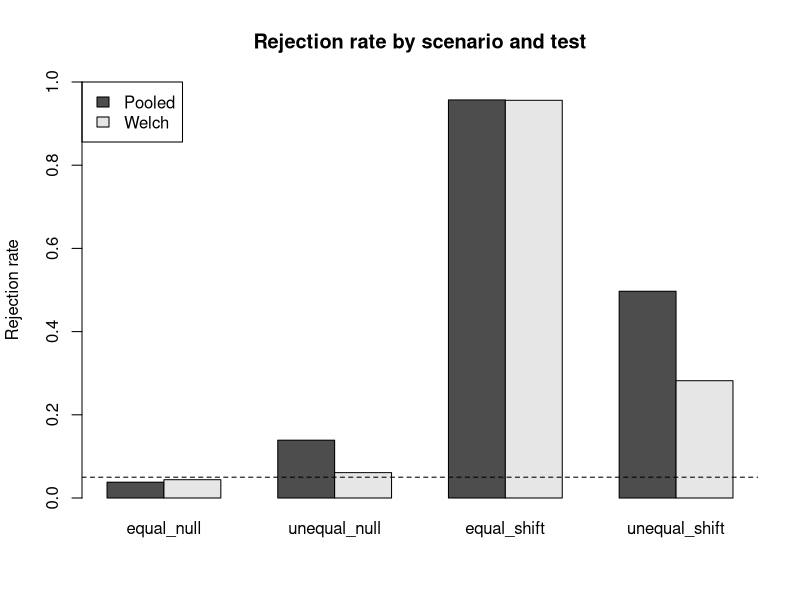

Reproduce this figure in R.
# Homework 2

library(dplyr); library(tidyr); library(tibble)
library(readr); library(stringr); library(forcats); library(purrr)


# Problem 1: Clean, validate, and summarize 

sales_raw <- tibble(
  sale_id = 1:8,
  customer_id = c("C1", "C2", "C1", "C3", "C2", "C4", "C5", "C2"),
  item_raw = c(" Pen", "PEN ", "Notebook", " pen ",
               "FOLDER", "Folder ", " ERASER ", "pen"),
  amount_raw = c("$10.00", "$20.00", NA, "$15.00",
                 "$30.00", "$25.00", NA, "$20.00"),
  discount_raw = c("0%", "10%", "5%", "0%", "20%", "10%", "0%", "0%"),
  code_raw = c("ST-101", "ON-102", "ST-103", "ON-104",
               "bad", "ST-106", "ON-107X", "on-108"),
  tags = c("gift;urgent", "online", "gift", "member",
           "online;member", "gift", "member", "gift;member")
)

#  Part A: Text and numerical transformations 


sales_clean <- sales_raw %>%
  mutate(
    item_clean    = str_to_lower(str_squish(item_raw)),
    amount        = parse_number(amount_raw),
    discount_rate = parse_number(discount_raw) / 100,
    net_amount    = amount * (1 - discount_rate),   # NA * anything = NA
    size = case_when(
      is.na(net_amount) ~ "unrecorded",
      net_amount >= 20  ~ "large",
      TRUE              ~ "small"
    )
  )

print(
  sales_clean %>%
    select(sale_id, item_clean, amount, discount_rate, net_amount, size)
)

#  Part B: Validate codes and split strings 


sales_codes <- sales_clean %>%
  mutate(
    code_clean = str_to_upper(str_trim(code_raw)),
    valid_code = str_detect(code_clean, "^(ST|ON)-[0-9]{3}$")
  )

invalid_codes <- sales_codes %>%
  filter(!valid_code) %>%
  select(sale_id, code_raw, code_clean)
print(invalid_codes)

valid_code_parts <- sales_codes %>%
  filter(valid_code) %>%
  separate_wider_delim(code_clean, delim = "-",
                       names = c("channel", "number"),
                       cols_remove = FALSE) %>%
  select(sale_id, code_clean, channel, number)
print(valid_code_parts)

sale_tags <- sales_clean %>%
  select(sale_id, tags) %>%
  separate_longer_delim(tags, delim = ";")
print(sale_tags)

# Part C: Grouped proportions and factor categories 


customer_summary <- sales_clean %>%
  summarise(
    sales_n     = n(),
    known_n     = sum(!is.na(net_amount)),
    large_n     = sum(net_amount >= 20, na.rm = TRUE),
    large_share = if_else(known_n == 0, NA_real_, large_n / known_n),
    .by = customer_id
  ) %>%
  arrange(customer_id)
print(customer_summary)



sales_factors <- sales_clean %>%
  mutate(
    item_factor = fct_infreq(factor(item_clean)),
    item_group  = fct_lump_n(factor(item_clean), n = 2, other_level = "Other")
  )

cat("\nitem_factor levels:", levels(sales_factors$item_factor), "\n")
print(count(sales_factors, item_factor))
cat("\nitem_group levels:", levels(sales_factors$item_group), "\n")
print(count(sales_factors, item_group))

# Problem 2: Missing Values and Joins 


reports_raw <- tibble(
  form = c("A", "A", "A", "B", "B", "B"),
  line = c(1, 2, 3, 1, 2, 3),
  customer_id = c("C1", NA, "C2", "C3", NA, "C4"),
  round = c(1, 3, 1, 1, 2, 1),
  primary_amount = c(10, -999, 20, NA, 0, 30),
  backup_amount = c(NA, 15, 25, NA, 99, NA)
)

customers <- tibble(
  customer_id = c("C1", "C2", "C3", "C5"),
  region = c("North", "South", NA, "West")
)

#  Part A: Clean and add missing reports 


reports_labeled <- reports_raw %>%
  arrange(form, line) %>%
  group_by(form) %>%
  fill(customer_id, .direction = "down") %>%
  ungroup()


reports_clean <- reports_labeled %>%
  mutate(
    primary_clean = na_if(primary_amount, -999),
    amount        = coalesce(primary_clean, backup_amount)
  )

print(
  reports_clean %>%
    select(form, line, customer_id, round, primary_amount, backup_amount, amount)
)

reports_for_complete <- reports_clean %>%
  select(customer_id, round, amount) %>%
  mutate(recorded_row = TRUE)

explicit_missing <- reports_for_complete %>% filter(is.na(amount))
implicit_missing <- expand_grid(
  customer_id = unique(reports_for_complete$customer_id),
  round = 1:3
) %>%
  anti_join(reports_for_complete, by = c("customer_id", "round"))

cat("\nExplicit missing amount (row exists, amount is NA):\n")
print(explicit_missing)
cat("\nImplicit missing rows (customer-round combination absent), first rows:\n")
print(head(implicit_missing, 3))

reports_complete <- reports_for_complete %>%
  complete(customer_id, round = 1:3, fill = list(recorded_row = FALSE))

cat("\nBefore completion: original rows =", nrow(reports_for_complete),
    "| missing amounts =", sum(is.na(reports_for_complete$amount)), "\n")
cat("After completion:  rows =", nrow(reports_complete),
    "| original rows =", sum(reports_complete$recorded_row),
    "| added rows =", sum(!reports_complete$recorded_row),
    "| missing amounts =", sum(is.na(reports_complete$amount)), "\n")
print(reports_complete)


#  Part B: Join and check

cat("\nDuplicate customer IDs in customers:",
    sum(duplicated(customers$customer_id)), "\n")
cat("Missing customer IDs in customers:",
    sum(is.na(customers$customer_id)), "\n")
dup_customer_round <- reports_clean %>%
  count(customer_id, round) %>%
  filter(n > 1)
cat("customer_id-round combinations appearing more than once in reports_clean:",
    nrow(dup_customer_round), "\n")
print(dup_customer_round)


customers_marked <- customers %>% mutate(customer_found = TRUE)

reports_joined <- reports_clean %>%
  left_join(customers_marked,
            by = join_by(customer_id),
            relationship = "many-to-one",
            na_matches = "never") %>%
  mutate(customer_found = coalesce(customer_found, FALSE))  

print(
  reports_joined %>%
    select(customer_id, round, amount, region, customer_found)
)

only_in_reports <- reports_clean %>%
  anti_join(customers, by = join_by(customer_id), na_matches = "never") %>%
  distinct(customer_id)
only_in_customers <- customers %>%
  anti_join(reports_clean, by = join_by(customer_id), na_matches = "never") %>%
  distinct(customer_id)
cat("\nIDs only in reports_clean:\n");  print(only_in_reports)
cat("IDs only in customers:\n");        print(only_in_customers)


#  Part C: Check and reshape reports 


customers_bad <- tibble(
  customer_id = c("C1", "C2", "C2", "C3", "C5"),
  region = c("North", "South", "East", NA, "West")
)

reports_duplicated <- reports_clean %>%
  left_join(customers_bad,
            by = join_by(customer_id),
            relationship = "many-to-many")

cat("\nRows before join:", nrow(reports_clean),
    "| after join:", nrow(reports_duplicated), "\n")
cat("Total amount (ignoring NA) before:", sum(reports_clean$amount, na.rm = TRUE),
    "| after:", sum(reports_duplicated$amount, na.rm = TRUE), "\n")
repeated_report <- reports_duplicated %>%
  count(customer_id, round) %>%
  filter(n > 1)
print(repeated_report)

many_to_one_result <- tryCatch(
  left_join(reports_clean, customers_bad,
            by = join_by(customer_id),
            relationship = "many-to-one"),
  error = function(e) conditionMessage(e)
)
cat("\nrelationship = 'many-to-one' result:\n")
print(many_to_one_result)

reports_wide <- reports_complete %>%
  select(customer_id, round, amount) %>%
  pivot_wider(names_from = round, values_from = amount, names_prefix = "round_")
print(reports_wide)


predicted_rows <- sum(!is.na(reports_complete$amount))
reports_long_again <- reports_wide %>%
  pivot_longer(starts_with("round_"),
               names_to = "round", values_to = "amount",
               values_drop_na = TRUE)
cat("\nPredicted rows:", predicted_rows,
    "| actual rows after pivot_longer:", nrow(reports_long_again), "\n")



# Problem 3: Two-sample t-tests and simulation 

#  Part A: Write a t-test function

two_sample_t <- function(x, y, equal_var = FALSE, alpha = 0.05) {
  nx <- length(x)
  ny <- length(y)
  mean_x <- mean(x)
  mean_y <- mean(y)
  var_x <- var(x)
  var_y <- var(y)
  
  if (equal_var) {
    method <- "Pooled"
    s2_p <- ((nx - 1) * var_x + (ny - 1) * var_y) / (nx + ny - 2)
    se <- sqrt(s2_p * (1 / nx + 1 / ny))
    df <- nx + ny - 2
  } else {
    method <- "Welch"
    se <- sqrt(var_x / nx + var_y / ny)
    df <- (var_x / nx + var_y / ny)^2 /
      ((var_x / nx)^2 / (nx - 1) + (var_y / ny)^2 / (ny - 1))
  }
  
  t_stat <- (mean_x - mean_y) / se
  p_value <- 2 * pt(abs(t_stat), df = df, lower.tail = FALSE)
  
  list(
    method  = method,
    t_stat  = t_stat,
    df      = df,
    p_value = p_value,
    reject  = p_value < alpha
  )
}

x_check <- c(12, 15, 14, 10, 13)
y_check <- c(9, 11, 8, 10, 7, 12, 9, 8)

my_welch  <- two_sample_t(x_check, y_check)                   
my_pooled <- two_sample_t(x_check, y_check, equal_var = TRUE)
cat("\nMy function, default (Welch):\n");        print(my_welch)
cat("\nMy function, equal_var = TRUE (pooled):\n"); print(my_pooled)

ref_welch  <- t.test(x_check, y_check, var.equal = FALSE)
ref_pooled <- t.test(x_check, y_check, var.equal = TRUE)
print(ref_welch)
print(ref_pooled)

compare_to_ref <- function(mine, ref) {
  c(t_stat  = abs(mine$t_stat  - unname(ref$statistic)),
    df      = abs(mine$df      - unname(ref$parameter)),
    p_value = abs(mine$p_value - ref$p.value))
}
diff_welch  <- compare_to_ref(my_welch,  ref_welch)
diff_pooled <- compare_to_ref(my_pooled, ref_pooled)
cat("\nAbsolute differences vs t.test(), Welch:\n");  print(diff_welch)
cat("Absolute differences vs t.test(), pooled:\n");   print(diff_pooled)
cat("All Welch differences < 1e-8:",  all(diff_welch  < 1e-8), "\n")
cat("All pooled differences < 1e-8:", all(diff_pooled < 1e-8), "\n")


#Part B: Perform simulation loop 
B <- 1000
n_x <- 20
n_y <- 40
alpha <- 0.05

scenarios <- data.frame(
  scenario = c("equal_null", "unequal_null",
               "equal_shift", "unequal_shift"),
  mean_x = c(0, 0, 0, 0),
  mean_y = c(0, 0, 1, 1),
  sd_x = c(1, 3, 1, 3),
  sd_y = c(1, 1, 1, 1)
)

n_scen   <- nrow(scenarios)
n_total  <- n_scen * B * 2
out_scenario  <- character(n_total)
out_replicate <- integer(n_total)
out_method    <- character(n_total)
out_t_stat    <- numeric(n_total)
out_df        <- numeric(n_total)
out_p_value   <- numeric(n_total)
out_reject    <- logical(n_total)

set.seed(2026)

row_i <- 0
for (s in seq_len(n_scen)) {
  for (b in seq_len(B)) {
    x <- rnorm(n_x, mean = scenarios$mean_x[s], sd = scenarios$sd_x[s])
    y <- rnorm(n_y, mean = scenarios$mean_y[s], sd = scenarios$sd_y[s])
    
    for (equal_var in c(FALSE, TRUE)) {
      res <- two_sample_t(x, y, equal_var = equal_var, alpha = alpha)
      row_i <- row_i + 1
      out_scenario[row_i]  <- scenarios$scenario[s]
      out_replicate[row_i] <- b
      out_method[row_i]    <- res$method
      out_t_stat[row_i]    <- res$t_stat
      out_df[row_i]        <- res$df
      out_p_value[row_i]   <- res$p_value
      out_reject[row_i]    <- res$reject
    }
  }
}

simulation_results <- data.frame(
  scenario  = out_scenario,
  replicate = out_replicate,
  method    = out_method,
  t_stat    = out_t_stat,
  df        = out_df,
  p_value   = out_p_value,
  reject    = out_reject
)

print(head(simulation_results, 6))
cat("Total rows in simulation_results:", nrow(simulation_results), "\n")

simulation_summary <- simulation_results %>%
  summarise(
    mean_t         = mean(t_stat),
    sd_t           = sd(t_stat),
    rejection_rate = mean(reject),
    .by = c(scenario, method)
  ) %>%
  arrange(match(scenario, scenarios$scenario), method) %>%
  mutate(across(c(mean_t, sd_t, rejection_rate), ~ round(.x, 3)))
print(as.data.frame(simulation_summary))

rate_matrix <- xtabs(rejection_rate ~ method + scenario, data = simulation_summary)
rate_matrix <- rate_matrix[, scenarios$scenario]
barplot(rate_matrix, beside = TRUE, ylim = c(0, 1),
        legend.text = rownames(rate_matrix),
        args.legend = list(x = "topleft"),
        ylab = "Rejection rate", main = "Rejection rate by scenario and test")
abline(h = alpha, lty = 2)
